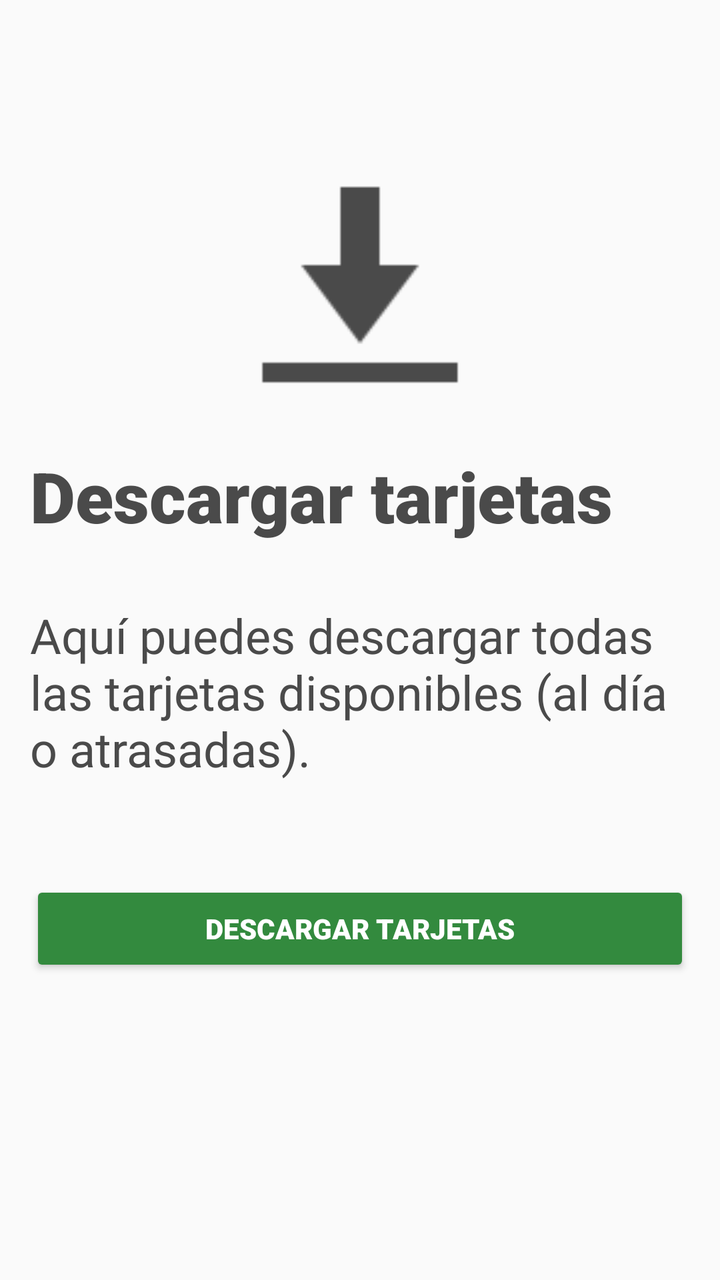
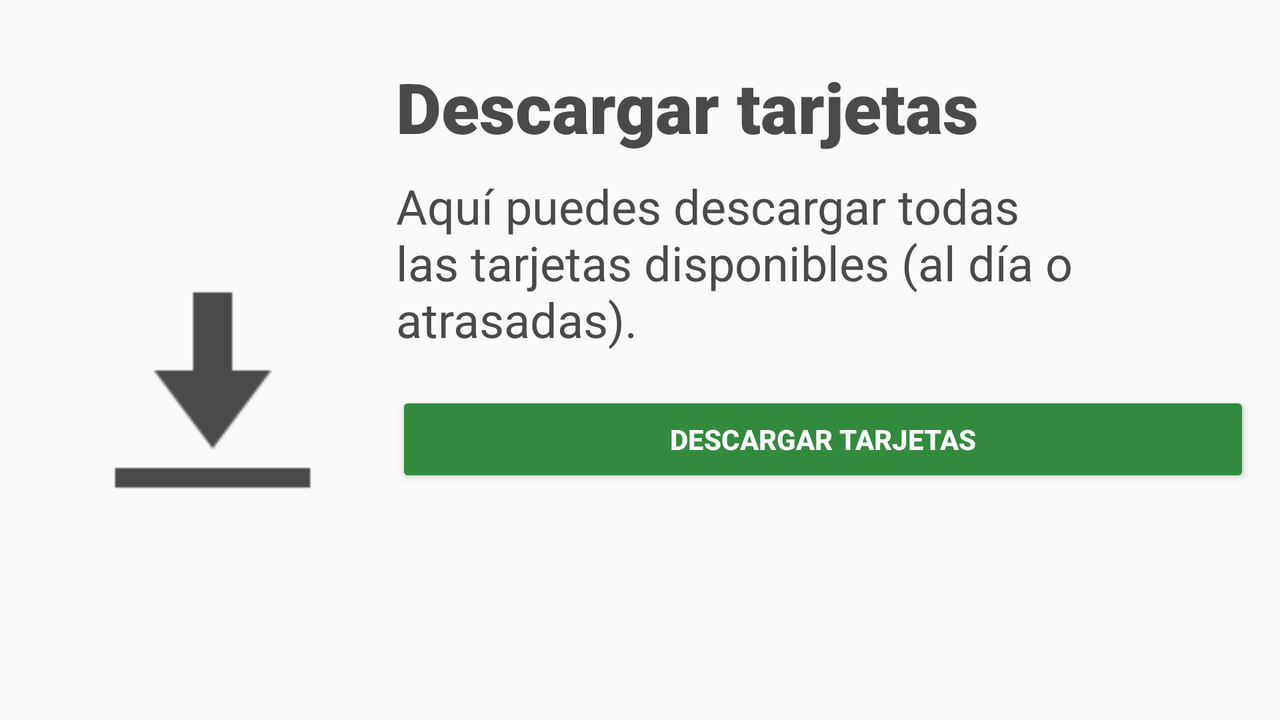

Compare how this app lays out the same screen by default and in its alternative resource folder. The renders come first, then the two layout files and the values they reference.
<!-- AndroidManifest.xml: application theme AppTheme -->
<!-- res/layout/fragment_download.xml -->
<android.support.design.widget.CoordinatorLayout
    xmlns:android="http://schemas.android.com/apk/res/android"
    xmlns:app="http://schemas.android.com/apk/res-auto"
    xmlns:tools="http://schemas.android.com/tools"
    android:layout_width="match_parent"
    android:layout_height="match_parent"
    android:fitsSystemWindows="true"
    tools:context="com.dg.sigco.card.view.fragment.DownloadFragment">

    <LinearLayout
        android:id="@+id/downloadLayout"
        android:layout_width="match_parent"
        android:layout_height="match_parent"
        android:orientation="vertical"
        android:visibility="visible"
        android:layout_marginTop="@dimen/bottombar_height"
        android:paddingLeft="15dp"
        android:paddingRight="15dp"
        android:weightSum="1"
        >

        <RelativeLayout
            android:layout_width="match_parent"
            android:layout_height="wrap_content"
            android:layout_weight="0.3">

            <ImageView
                android:layout_width="wrap_content"
                android:layout_height="wrap_content"
                android:background="@drawable/ic_big_download"
                android:layout_centerVertical="true"
                android:layout_centerHorizontal="true" />

        </RelativeLayout>

        <LinearLayout
            android:layout_width="match_parent"
            android:layout_height="wrap_content"
            android:orientation="vertical"
            android:layout_weight="0.7">

            <TextView
                android:layout_width="match_parent"
                android:layout_height="wrap_content"
                android:text="Descargar tarjetas"
                android:textStyle="bold"
                android:fontFamily="sans-serif-black"
                android:textSize="35dp"
                android:textColor="@color/colorPrimaryText"
                />

            <TextView
                android:layout_width="match_parent"
                android:layout_height="wrap_content"
                android:layout_marginTop="30dp"
                android:text="@string/subtitleDownload"
                android:fontFamily="sans-serif"
                android:textSize="24dp"
                android:textColor="@color/colorPrimaryText"
                />

            <RelativeLayout
                android:id="@+id/progressLayout"
                android:visibility="gone"
                android:layout_width="match_parent"
                android:layout_height="wrap_content">
                <ProgressBar
                    android:id="@+id/progressBar"
                    style="?android:attr/progressBarStyleHorizontal"
                    android:layout_width="150dp"
                    android:layout_height="150dp"
                    android:indeterminate="false"
                    android:max="48"
                    android:progress="1"
                    android:progressDrawable="@drawable/progress_circle"
                    android:layout_centerHorizontal="true"/>

                <TextView
                    android:layout_width="wrap_content"
                    android:layout_height="wrap_content"
                    android:text="Descargando..."
                    android:id="@+id/textView"
                    android:layout_centerVertical="true"
                    android:layout_centerHorizontal="true" />
            </RelativeLayout>

            <Button
                android:id="@+id/downloadCards"
                android:layout_marginTop="50dp"
                android:layout_width="match_parent"
                android:layout_height="wrap_content"
                android:text="@string/downloadCard"
                android:theme="@style/RaisedButtonDark"
                android:fontFamily="sans-serif-black"
                />

        </LinearLayout>

    </LinearLayout>

    <LinearLayout
        android:id="@+id/successLayout"
        android:layout_width="match_parent"
        android:layout_height="match_parent"
        android:orientation="vertical"
        android:visibility="gone"
        android:layout_marginTop="@dimen/bottombar_height"
        android:paddingLeft="15dp"
        android:paddingRight="15dp"
        android:weightSum="1"
        >

        <RelativeLayout
            android:layout_width="match_parent"
            android:layout_height="wrap_content"
            android:layout_weight="0.3">

            <ImageView
                android:layout_width="wrap_content"
                android:layout_height="wrap_content"
                android:background="@drawable/ic_big_success"
                android:layout_centerVertical="true"
                android:layout_centerHorizontal="true" />

        </RelativeLayout>

        <LinearLayout
            android:layout_width="match_parent"
            android:layout_height="wrap_content"
            android:orientation="vertical"
            android:layout_weight="0.7">

            <TextView
                android:layout_width="match_parent"
                android:layout_height="wrap_content"
                android:text="Descarga exitosa"
                android:textStyle="bold"
                android:fontFamily="sans-serif-black"
                android:textSize="35dp"
                android:textColor="@color/colorPrimaryText"
                />

            <TextView
                android:layout_width="match_parent"
                android:layout_height="wrap_content"
                android:layout_marginTop="30dp"
                android:text="@string/subtitleSuccess"
                android:fontFamily="sans-serif"
                android:textSize="24dp"
                android:textColor="@color/colorPrimaryText"
                />

            <Button
                android:id="@+id/goCardsList"
                android:layout_marginTop="50dp"
                android:layout_width="match_parent"
                android:layout_height="wrap_content"
                android:text="@string/reviewCards"
                android:theme="@style/RaisedButtonDark"
                android:fontFamily="sans-serif-black"
                />

        </LinearLayout>

    </LinearLayout>

    <LinearLayout
        android:id="@+id/withoutCardsLayout"
        android:layout_width="match_parent"
        android:layout_height="match_parent"
        android:orientation="vertical"
        android:visibility="gone"
        android:layout_marginTop="@dimen/bottombar_height"
        android:paddingLeft="15dp"
        android:paddingRight="15dp"
        android:weightSum="1"
        >

        <RelativeLayout
            android:layout_width="match_parent"
            android:layout_height="wrap_content"
            android:layout_weight="0.3">

            <ImageView
                android:layout_width="wrap_content"
                android:layout_height="wrap_content"
                android:background="@drawable/ic_big_no_cards"
                android:layout_centerVertical="true"
                android:layout_centerHorizontal="true" />

        </RelativeLayout>

        <LinearLayout
            android:layout_width="match_parent"
            android:layout_height="wrap_content"
            android:orientation="vertical"
            android:layout_weight="0.7">

            <TextView
                android:layout_width="match_parent"
                android:layout_height="wrap_content"
                android:text="No hay tarjetas"
                android:textStyle="bold"
                android:fontFamily="sans-serif-black"
                android:textSize="35dp"
                android:textColor="@color/colorPrimaryText"
                />

            <TextView
                android:layout_width="match_parent"
                android:layout_height="wrap_content"
                android:layout_marginTop="30dp"
                android:text="@string/witoutCards"
                android:fontFamily="sans-serif"
                android:textSize="24dp"
                android:textColor="@color/colorPrimaryText"
                />

        </LinearLayout>

    </LinearLayout>

</android.support.design.widget.CoordinatorLayout>
<!-- resources referenced by this layout -->
<resources>
  <color name="colorPrimaryText">#4a4a4a</color>
  <dimen name="bottombar_height">60dp</dimen>
  <!-- drawable ic_big_download: png bitmap (drawable-hdpi, 3700 bytes) -->
  <!-- drawable ic_big_no_cards: png bitmap (drawable-hdpi, 7808 bytes) -->
  <!-- drawable ic_big_success: png bitmap (drawable-hdpi, 15015 bytes) -->
  <string name="downloadCard">Descargar tarjetas</string>
  <string name="reviewCards">Revisar tarjetas</string>
  <string name="subtitleDownload">Aquí puedes descargar todas las tarjetas disponibles (al día o atrasadas).</string>
  <string name="subtitleSuccess">Se han descargado todas las tarjetas exitosamente. Puedes revisarlas dando clic en el botón.</string>
  <string name="witoutCards">No hay tarjetas disponibles para descargar.</string>
  <style name="RaisedButtonDark" parent="Theme.AppCompat.Light">
          <item name="android:textColorHighlight">@color/colorPrimary</item>
          <item name="android:textColorLink">@color/colorPrimary</item>
          <item name="colorButtonNormal">@color/colorPrimaryDark</item>
          <item name="colorControlHighlight">@color/colorPrimary</item>
          <item name="android:textColor">@android:color/white</item>
          <item name="android:textStyle">bold</item>
      </style>
  <style name="AppTheme" parent="Theme.AppCompat.Light.NoActionBar">
          
          <item name="colorPrimary">@color/colorPrimary</item>
          <item name="colorPrimaryDark">@color/colorPrimaryDark</item>
          <item name="colorAccent">@color/colorAccent</item>
      </style>
  <color name="colorPrimary">#66bb6a</color>
  <color name="colorPrimaryDark">#338a3e</color>
  <color name="colorAccent">#FF4081</color>
</resources>
<!-- res/layout-land/fragment_download.xml (the repository's variant of the layout above) -->
<!-- drawn on the phone turned sideways -->
<android.support.design.widget.CoordinatorLayout
    xmlns:android="http://schemas.android.com/apk/res/android"
    xmlns:app="http://schemas.android.com/apk/res-auto"
    xmlns:tools="http://schemas.android.com/tools"
    android:layout_width="match_parent"
    android:layout_height="match_parent"
    android:fitsSystemWindows="true"
    tools:context="com.dg.sigco.card.view.fragment.DownloadFragment">

    <LinearLayout
        android:id="@+id/downloadLayout"
        android:layout_width="match_parent"
        android:layout_height="match_parent"
        android:orientation="horizontal"
        android:visibility="visible"
        android:layout_marginTop="30dp"
        android:paddingLeft="15dp"
        android:paddingRight="15dp"
        android:weightSum="1"
        >

        <RelativeLayout
            android:layout_width="match_parent"
            android:layout_height="match_parent"
            android:layout_weight="0.7">

            <ImageView
                android:layout_width="wrap_content"
                android:layout_height="wrap_content"
                android:background="@drawable/ic_big_download"
                android:layout_centerVertical="true"
                android:layout_centerHorizontal="true" />

        </RelativeLayout>

        <LinearLayout
            android:layout_width="match_parent"
            android:layout_height="wrap_content"
            android:orientation="vertical"
            android:layout_weight="0.3">

            <TextView
                android:layout_width="match_parent"
                android:layout_height="wrap_content"
                android:text="Descargar tarjetas"
                android:textStyle="bold"
                android:fontFamily="sans-serif-black"
                android:textSize="35dp"
                android:textColor="@color/colorPrimaryText"
                />

            <TextView
                android:layout_width="match_parent"
                android:layout_height="wrap_content"
                android:layout_marginTop="10dp"
                android:text="@string/subtitleDownload"
                android:fontFamily="sans-serif"
                android:textSize="24dp"
                android:textColor="@color/colorPrimaryText"
                />

            <Button
                android:id="@+id/downloadCards"
                android:layout_marginTop="20dp"
                android:layout_width="match_parent"
                android:layout_height="wrap_content"
                android:text="@string/downloadCard"
                android:theme="@style/RaisedButtonDark"
                />

        </LinearLayout>

    </LinearLayout>

    <LinearLayout
        android:id="@+id/successLayout"
        android:layout_width="match_parent"
        android:layout_height="match_parent"
        android:orientation="horizontal"
        android:visibility="gone"
        android:layout_marginTop="30dp"
        android:paddingLeft="15dp"
        android:paddingRight="15dp"
        android:weightSum="1"
        >

        <RelativeLayout
            android:layout_width="match_parent"
            android:layout_height="match_parent"
            android:layout_weight="0.7">

            <ImageView
                android:layout_width="wrap_content"
                android:layout_height="wrap_content"
                android:background="@drawable/ic_big_success"
                android:layout_alignParentTop="true"
                android:layout_centerHorizontal="true"
                android:layout_marginTop="58dp" />

        </RelativeLayout>

        <LinearLayout
            android:layout_width="match_parent"
            android:layout_height="wrap_content"
            android:orientation="vertical"
            android:layout_weight="0.3">

            <TextView
                android:layout_width="match_parent"
                android:layout_height="wrap_content"
                android:text="Descarga exitosa"
                android:textStyle="bold"
                android:fontFamily="sans-serif-black"
                android:textSize="35dp"
                android:textColor="@color/colorPrimaryText"
                />

            <TextView
                android:layout_width="match_parent"
                android:layout_height="wrap_content"
                android:layout_marginTop="10dp"
                android:text="@string/subtitleSuccess"
                android:fontFamily="sans-serif"
                android:textSize="24dp"
                android:textColor="@color/colorPrimaryText"
                />

            <Button
                android:id="@+id/goCardsList"
                android:layout_marginTop="20dp"
                android:layout_width="match_parent"
                android:layout_height="wrap_content"
                android:text="@string/reviewCards"
                android:theme="@style/RaisedButtonDark"
                />

        </LinearLayout>

    </LinearLayout>

    <LinearLayout
        android:id="@+id/withoutCardsLayout"
        android:layout_width="match_parent"
        android:layout_height="match_parent"
        android:orientation="horizontal"
        android:visibility="gone"
        android:layout_marginTop="30dp"
        android:paddingLeft="15dp"
        android:paddingRight="15dp"
        android:weightSum="1"
        >

        <RelativeLayout
            android:layout_width="match_parent"
            android:layout_height="match_parent"
            android:layout_weight="0.7">

            <ImageView
                android:layout_width="wrap_content"
                android:layout_height="wrap_content"
                android:background="@drawable/ic_big_no_cards"
                android:layout_alignParentTop="true"
                android:layout_centerHorizontal="true"
                android:layout_marginTop="58dp" />

        </RelativeLayout>

        <LinearLayout
            android:layout_width="match_parent"
            android:layout_height="wrap_content"
            android:orientation="vertical"
            android:layout_weight="0.3">

            <TextView
                android:layout_width="match_parent"
                android:layout_height="wrap_content"
                android:text="No hay tarjetas"
                android:textStyle="bold"
                android:fontFamily="sans-serif-black"
                android:textSize="35dp"
                android:textColor="@color/colorPrimaryText"
                />

            <TextView
                android:layout_width="match_parent"
                android:layout_height="wrap_content"
                android:layout_marginTop="10dp"
                android:text="@string/witoutCards"
                android:fontFamily="sans-serif"
                android:textSize="24dp"
                android:textColor="@color/colorPrimaryText"
                />

        </LinearLayout>

    </LinearLayout>

</android.support.design.widget.CoordinatorLayout>
<!-- resources referenced by the variant -->
<!-- as the phone turned sideways resolves them -->
<resources>
  <color name="colorPrimaryText">#4a4a4a</color>
  <!-- drawable ic_big_download: png bitmap (drawable-hdpi, 3700 bytes) -->
  <!-- drawable ic_big_no_cards: png bitmap (drawable-hdpi, 7808 bytes) -->
  <!-- drawable ic_big_success: png bitmap (drawable-hdpi, 15015 bytes) -->
  <string name="downloadCard">Descargar tarjetas</string>
  <string name="reviewCards">Revisar tarjetas</string>
  <string name="subtitleDownload">Aquí puedes descargar todas las tarjetas disponibles (al día o atrasadas).</string>
  <string name="subtitleSuccess">Se han descargado todas las tarjetas exitosamente. Puedes revisarlas dando clic en el botón.</string>
  <string name="witoutCards">No hay tarjetas disponibles para descargar.</string>
  <style name="RaisedButtonDark" parent="Theme.AppCompat.Light">
          <item name="android:textColorHighlight">@color/colorPrimary</item>
          <item name="android:textColorLink">@color/colorPrimary</item>
          <item name="colorButtonNormal">@color/colorPrimaryDark</item>
          <item name="colorControlHighlight">@color/colorPrimary</item>
          <item name="android:textColor">@android:color/white</item>
          <item name="android:textStyle">bold</item>
      </style>
  <style name="AppTheme" parent="Theme.AppCompat.Light.NoActionBar">
          
          <item name="colorPrimary">@color/colorPrimary</item>
          <item name="colorPrimaryDark">@color/colorPrimaryDark</item>
          <item name="colorAccent">@color/colorAccent</item>
      </style>
  <color name="colorPrimary">#66bb6a</color>
  <color name="colorPrimaryDark">#338a3e</color>
  <color name="colorAccent">#FF4081</color>
</resources>
